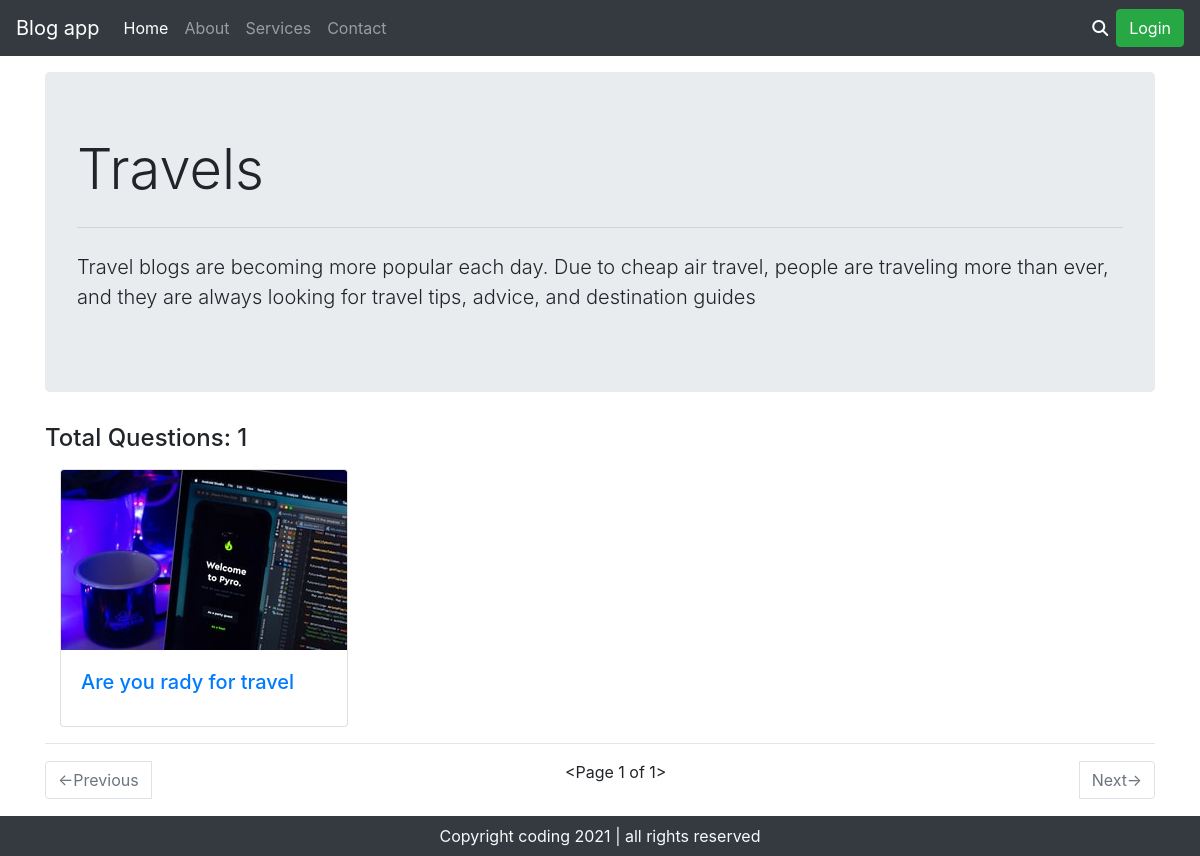
The page /travels/index.htm on the database its author committed.
### blog/models.py (models this page shows, shortened)
class Blog_categories(models.Model):
	category = models.CharField(max_length=50)
	desc = models.TextField()
	slug = models.SlugField(unique=True, null = True, blank = True)

class BlogPost(models.Model):
	cat_slug = models.CharField(max_length=300, default="")
	blg_title = models.CharField(max_length=50)
	blg_desc = models.TextField()
	slug = models.SlugField(unique=True, null = True, blank = True)

### blog/views.py (the view)
# urls.py: path('<slug:slug>/index.htm', blogPost),
def blogPost(request, slug):
    cat_slg = slug
    cat = Blog_categories.objects.filter(slug=slug)
    if cat.exists():
        cat = cat.first()
        que = BlogPost.objects.filter(cat_slug=slug).order_by('id')
        total_que = que.count()
        paginator = Paginator(que, 2, orphans=1)
        page_number = request.GET.get('page')
        page_obj = paginator.get_page(page_number)
    else:
        return HttpResponse('<h1>Page Not Found</h1>')
    return render(request, 'questions.html', {'cat':cat, 'page_obj': page_obj, 'total_que': total_que, 'cat_slg': cat_slg})

### blog/templates/questions.html (shortened to what this page needs)
{% extends 'basic.html' %}
{% load static %}
{% block body %}
<div class="container">
	<div class="jumbotron mt-3">
		<h1 class="display-4">{{cat.category}}</h1>
		<hr class="my-4">
		<p class="lead">{{cat.desc}}</p>
	</div>
	<h4 class="mt-3">Total Questions: {{total_que}}</h4>
	{% for qt in page_obj %}
	<div class="col-md-4 my-3">
		<div class="card" style="width: 18rem;">
			<a href="/{{cat_slg}}/{{qt.slug}}"><img class="card-img-top" src="{% static 'images/card1.jpg' %}" alt="Card image cap"></a>
			<div class="card-body">
				<h5 class="card-title"><a href="/{{cat_slg}}/{{qt.slug}}">{{qt.blg_title}}</a></h5>
			</div>
		</div>
	</div>
	<hr>
	{% endfor %}
	<div class="">
		<nav aria-label="...">
			<ul class="pagination d-flex justify-content-between align-items-center">
				{% if page_obj.has_previous %}
				<li class="page-item">
					<a class="page-link" href="?page={{page_obj.previous_page_number}}">&larr;Previous</a>
				</li>
				{% else %}
				<li class="page-item disabled">
					<a class="page-link" href="#">&larr;Previous</a>
				</li>
				{% endif %}
				<p>{{page_obj}}</p>
				{% if page_obj.has_next %}
				<li class="page-item">
					<a class="page-link" href="?page={{page_obj.next_page_number}}">Next&rarr;</a>
				</li>
				{% else %}
				<li class="page-item disabled">
					<a class="page-link" href="#">Next&rarr;</a>
				</li>
				{% endif %}
			</ul>
		</nav>
	</div>
</div>
{% endblock %}
{% block footer %}
<div class="container-fluid bg-dark text-light">
	<p class="text-center py-2 mb-0">Copyright coding 2021 | all rights reserved</p>
</div>
{% endblock %}

### rows shown on the page
Blog_categories: category "Travels", desc "Travel blogs are becoming more popular each day. Due to cheap air travel, people are traveling more than ever, and they are always looking for travel tips, advice, and destination guides"
BlogPost: blg_title "Are you rady for travel"

### other values the page prints
{{ total_que }} "1"
{{ page_obj }} "<Page 1 of 1>"
